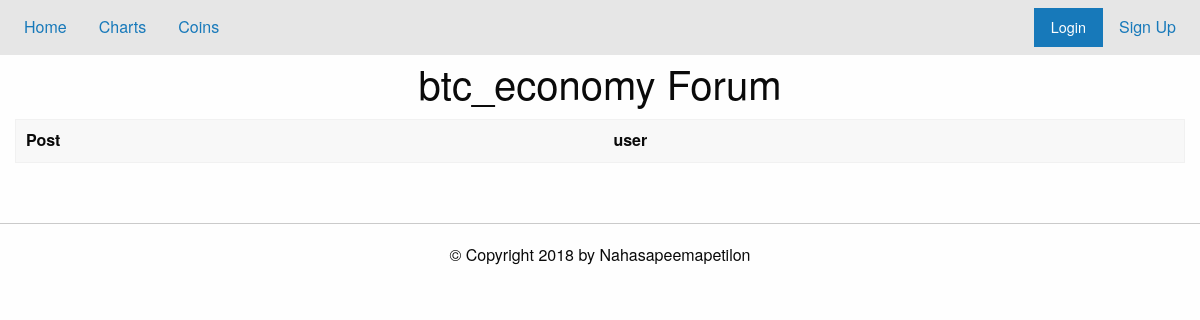
/forum?topics=btc_economy, run on an earlier commit of the app's database.
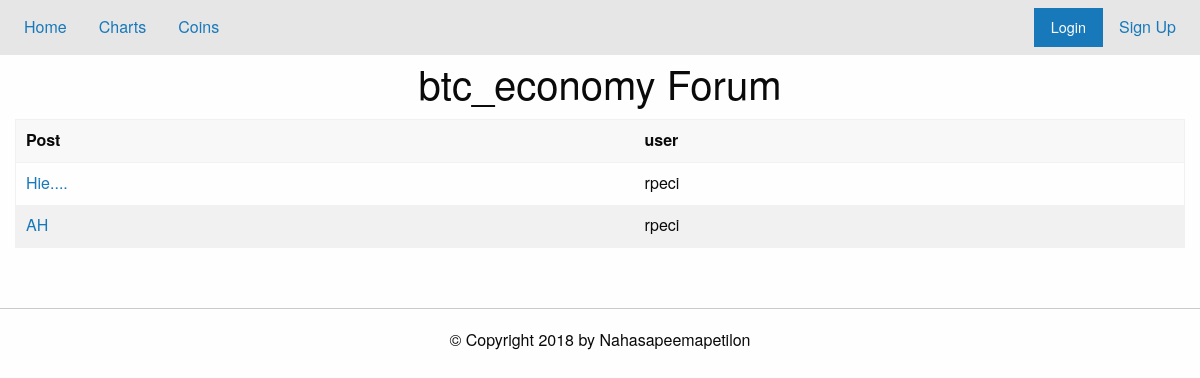
And on a later commit of the database.
### tables this page shows
CREATE TABLE threads (threadID INT PRIMARY KEY, topic TEXT, post TEXT, user TEXT);

### app.py (the view)
@app.route("/forum", methods=['POST', 'GET'])
def load_forum():
    db = sqlite3.connect('./data/base.db')
    c = db.cursor()
    topic = request.args.get('topics')
    if topic not in goodTopics:
        flash('Oops, this topic is not yet available')
        return redirect('/')
    threads= dbEditor.viewTopic(c, topic)
    print (threads)
    db.close()
    return render_template('forum.html', notLoggedIn=noUser(),topic=topic, threads= threads)

### app.py (called while the page is built)
def noUser():
    return 'username' not in session.keys()

### util/dbEditor.py (called while the page is built)
def viewTopic(cursor,topi):
    l = list(cursor.execute("SELECT threadID,user,post FROM threads WHERE topic = ?;",(topi,)))
    return l

### templates/forum.html (shortened to what this page needs)
{% extends "home.html" %}
{% block content %}
<h2 class="text-center"> {{topic}} Forum </h2>
<div class="grid-container">
{% set msgs = get_flashed_messages() %}
<table class="hover">
  <thead><tr>
      <th> Post </th><th> user </th>
  </tr></thead>
  <tbody>
    {% for thread in threads %}
    <tr>
      <td><a href="/thread?id={{thread[0]}}">{{ thread[2] }}</a></td>
      <td>{{thread[1]}}</td>
    </tr>
    {% endfor %}
  </tbody>
</table>
</div>
{% endblock %}

### templates/home.html (shortened to what this page needs)
{% extends "layout.html" %}
{% block pageTop %}
<div class="top-bar">
  <div class="top-bar-left"><ul class="menu">
      <li><a href="/">Home</a></li>
      <li><a href="/chart">Charts</a></li>
	  <li><a href="/coins">Coins</a><li>
  </ul></div>
  <div class="top-bar-right"><ul class="menu">
      {% if notLoggedIn %}
      <li><button class="button" type="button" data-toggle="example-dropdown">Login</button>
      </li>
      <li><a href="/register_page"> Sign Up</a></li>
      {% else %}
      <li> <a href="/profile"> Profile</a></li>
      <li> <a href="/logout"> LogOut </a></li>
      {% endif %}
  </ul></div>
</div>
{% endblock %}

### templates/layout.html (shortened to what this page needs)
<!DOCTYPE html>
<html lang="en" >
  <head>
    <link rel="stylesheet" href="https://cdn.jsdelivr.net/npm/foundation-sites@6.5.1/dist/css/foundation.min.css">
    <link rel="stylesheet" href="https://cdnjs.cloudflare.com/ajax/libs/foundation/6.0.1/css/foundation.css">
  </head>
  <body>
    {% block pageTop %}{% endblock %}
    {% block content %}{% endblock %}
    <br><hr>
    <div id="footer" class="grid-container">
      <div class="grid-x grid-padding-x">
	<div class="cell">
      {% block footer %}
      <h6 class="text-center"> &copy; Copyright 2018 by Nahasapeemapetilon</h6>
      {% endblock %}
	</div>
      </div>
    </div>
  </body>
</html>

What changed in the data, as far as the page shows it:
added threads: post "Hie....", user "rpeci"
added threads: post "AH", user "rpeci"
